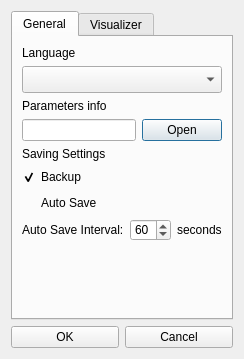
<?xml version="1.0" encoding="UTF-8"?>
<ui version="4.0">
 <class>SettingsDialog</class>
 <widget class="QDialog" name="SettingsDialog">
  <property name="geometry">
   <rect>
    <x>0</x>
    <y>0</y>
    <width>293</width>
    <height>350</height>
   </rect>
  </property>
  <property name="sizePolicy">
   <sizepolicy hsizetype="Fixed" vsizetype="Fixed">
    <horstretch>0</horstretch>
    <verstretch>0</verstretch>
   </sizepolicy>
  </property>
  <property name="minimumSize">
   <size>
    <width>270</width>
    <height>350</height>
   </size>
  </property>
  <property name="maximumSize">
   <size>
    <width>293</width>
    <height>350</height>
   </size>
  </property>
  <property name="windowTitle">
   <string>Settings</string>
  </property>
  <property name="windowIcon">
   <iconset resource="resources.qrc">
    <normaloff>:/pics/pics/settings.png</normaloff>:/pics/pics/settings.png</iconset>
  </property>
  <property name="styleSheet">
   <string notr="true">QWidget, QMenuBar::item, QHeaderView::section {
	background-color: qlineargradient(x1: 0, y1: 0, x2: 0, y2: 1,
                                      stop: 0 #a0a0a0, stop: 1 #f0f0f0);
}

QLabel, QSlider, QCheckBox {
	background-color: transparent;
}</string>
  </property>
  <property name="locale">
   <locale language="English" country="UnitedStates"/>
  </property>
  <layout class="QHBoxLayout" name="horizontalLayout_2">
   <property name="sizeConstraint">
    <enum>QLayout::SetFixedSize</enum>
   </property>
   <item>
    <layout class="QVBoxLayout" name="verticalLayout">
     <property name="sizeConstraint">
      <enum>QLayout::SetDefaultConstraint</enum>
     </property>
     <item>
      <widget class="QTabWidget" name="tabWidget">
       <property name="currentIndex">
        <number>0</number>
       </property>
       <property name="elideMode">
        <enum>Qt::ElideNone</enum>
       </property>
       <property name="usesScrollButtons">
        <bool>false</bool>
       </property>
       <widget class="QWidget" name="tab_3">
        <attribute name="title">
         <string>General</string>
        </attribute>
        <layout class="QVBoxLayout" name="verticalLayout_2">
         <item>
          <widget class="QLabel" name="label_3">
           <property name="text">
            <string>Language</string>
           </property>
          </widget>
         </item>
         <item>
          <widget class="QComboBox" name="languages">
           <property name="font">
            <font>
             <pointsize>12</pointsize>
            </font>
           </property>
          </widget>
         </item>
         <item>
          <widget class="QLabel" name="label_5">
           <property name="text">
            <string>Parameters info</string>
           </property>
          </widget>
         </item>
         <item>
          <layout class="QHBoxLayout" name="horizontalLayout_4">
           <item>
            <widget class="QLineEdit" name="params"/>
           </item>
           <item>
            <widget class="QPushButton" name="open">
             <property name="text">
              <string>Open</string>
             </property>
            </widget>
           </item>
          </layout>
         </item>
         <item>
          <widget class="QLabel" name="label_4">
           <property name="text">
            <string>Saving Settings</string>
           </property>
          </widget>
         </item>
         <item>
          <widget class="QCheckBox" name="backup">
           <property name="text">
            <string>Backup</string>
           </property>
           <property name="checked">
            <bool>true</bool>
           </property>
          </widget>
         </item>
         <item>
          <widget class="QCheckBox" name="autosave">
           <property name="text">
            <string>Auto Save</string>
           </property>
          </widget>
         </item>
         <item>
          <layout class="QHBoxLayout" name="horizontalLayout_3">
           <item>
            <widget class="QLabel" name="label_7">
             <property name="text">
              <string>Auto Save Interval:</string>
             </property>
            </widget>
           </item>
           <item>
            <widget class="QSpinBox" name="interval">
             <property name="value">
              <number>60</number>
             </property>
            </widget>
           </item>
           <item>
            <widget class="QLabel" name="label_8">
             <property name="text">
              <string>seconds</string>
             </property>
            </widget>
           </item>
          </layout>
         </item>
         <item>
          <spacer name="verticalSpacer">
           <property name="orientation">
            <enum>Qt::Vertical</enum>
           </property>
           <property name="sizeHint" stdset="0">
            <size>
             <width>20</width>
             <height>40</height>
            </size>
           </property>
          </spacer>
         </item>
        </layout>
       </widget>
       <widget class="QWidget" name="tab">
        <attribute name="icon">
         <iconset resource="resources.qrc">
          <normaloff>:/pics/pics/line_chart.png</normaloff>:/pics/pics/line_chart.png</iconset>
        </attribute>
        <attribute name="title">
         <string>Visualizer</string>
        </attribute>
        <layout class="QVBoxLayout" name="verticalLayout_8">
         <item>
          <widget class="QGroupBox" name="groupBox">
           <property name="sizePolicy">
            <sizepolicy hsizetype="Expanding" vsizetype="Expanding">
             <horstretch>0</horstretch>
             <verstretch>0</verstretch>
            </sizepolicy>
           </property>
           <property name="minimumSize">
            <size>
             <width>0</width>
             <height>0</height>
            </size>
           </property>
           <property name="maximumSize">
            <size>
             <width>16777215</width>
             <height>16777215</height>
            </size>
           </property>
           <property name="title">
            <string>Settings</string>
           </property>
           <layout class="QVBoxLayout" name="verticalLayout_10">
            <item>
             <layout class="QHBoxLayout" name="horizontalLayout_7">
              <item>
               <layout class="QVBoxLayout" name="verticalLayout_6">
                <item>
                 <widget class="QLabel" name="label">
                  <property name="sizePolicy">
                   <sizepolicy hsizetype="Expanding" vsizetype="Preferred">
                    <horstretch>0</horstretch>
                    <verstretch>0</verstretch>
                   </sizepolicy>
                  </property>
                  <property name="maximumSize">
                   <size>
                    <width>16777215</width>
                    <height>25</height>
                   </size>
                  </property>
                  <property name="text">
                   <string>Selection Color</string>
                  </property>
                 </widget>
                </item>
                <item>
                 <widget class="QLabel" name="label_2">
                  <property name="sizePolicy">
                   <sizepolicy hsizetype="Expanding" vsizetype="Preferred">
                    <horstretch>0</horstretch>
                    <verstretch>0</verstretch>
                   </sizepolicy>
                  </property>
                  <property name="maximumSize">
                   <size>
                    <width>16777215</width>
                    <height>25</height>
                   </size>
                  </property>
                  <property name="text">
                   <string>Highlight Color</string>
                  </property>
                 </widget>
                </item>
               </layout>
              </item>
              <item>
               <layout class="QVBoxLayout" name="verticalLayout_4">
                <item>
                 <widget class="QPushButton" name="selection">
                  <property name="text">
                   <string/>
                  </property>
                 </widget>
                </item>
                <item>
                 <widget class="QPushButton" name="highlight">
                  <property name="text">
                   <string/>
                  </property>
                 </widget>
                </item>
               </layout>
              </item>
             </layout>
            </item>
            <item>
             <widget class="QCheckBox" name="names">
              <property name="text">
               <string>Show Node Names</string>
              </property>
              <property name="checked">
               <bool>true</bool>
              </property>
             </widget>
            </item>
            <item>
             <widget class="QCheckBox" name="computer">
              <property name="text">
               <string>Show Computer Load</string>
              </property>
              <property name="checked">
               <bool>true</bool>
              </property>
             </widget>
            </item>
            <item>
             <widget class="QCheckBox" name="storage">
              <property name="text">
               <string>Show Data Store Load</string>
              </property>
              <property name="checked">
               <bool>true</bool>
              </property>
             </widget>
            </item>
            <item>
             <widget class="QCheckBox" name="router">
              <property name="text">
               <string>Show Switch Load</string>
              </property>
              <property name="checked">
               <bool>true</bool>
              </property>
             </widget>
            </item>
            <item>
             <widget class="QCheckBox" name="channel">
              <property name="text">
               <string>Show Channel Load</string>
              </property>
              <property name="checked">
               <bool>true</bool>
              </property>
             </widget>
            </item>
           </layout>
          </widget>
         </item>
         <item>
          <spacer name="verticalSpacer_3">
           <property name="orientation">
            <enum>Qt::Vertical</enum>
           </property>
           <property name="sizeHint" stdset="0">
            <size>
             <width>20</width>
             <height>40</height>
            </size>
           </property>
          </spacer>
         </item>
        </layout>
       </widget>
      </widget>
     </item>
     <item>
      <layout class="QHBoxLayout" name="horizontalLayout">
       <property name="sizeConstraint">
        <enum>QLayout::SetDefaultConstraint</enum>
       </property>
       <item>
        <widget class="QPushButton" name="pushButton">
         <property name="text">
          <string>OK</string>
         </property>
        </widget>
       </item>
       <item>
        <widget class="QPushButton" name="pushButton_2">
         <property name="text">
          <string>Cancel</string>
         </property>
        </widget>
       </item>
      </layout>
     </item>
    </layout>
   </item>
  </layout>
 </widget>
 <resources>
  <include location="resources.qrc"/>
 </resources>
 <connections>
  <connection>
   <sender>pushButton</sender>
   <signal>clicked()</signal>
   <receiver>SettingsDialog</receiver>
   <slot>OK()</slot>
   <hints>
    <hint type="sourcelabel">
     <x>50</x>
     <y>196</y>
    </hint>
    <hint type="destinationlabel">
     <x>95</x>
     <y>112</y>
    </hint>
   </hints>
  </connection>
  <connection>
   <sender>selection</sender>
   <signal>clicked()</signal>
   <receiver>SettingsDialog</receiver>
   <slot>SelectionColor()</slot>
   <hints>
    <hint type="sourcelabel">
     <x>142</x>
     <y>48</y>
    </hint>
    <hint type="destinationlabel">
     <x>90</x>
     <y>104</y>
    </hint>
   </hints>
  </connection>
  <connection>
   <sender>pushButton_2</sender>
   <signal>clicked()</signal>
   <receiver>SettingsDialog</receiver>
   <slot>Cancel()</slot>
   <hints>
    <hint type="sourcelabel">
     <x>133</x>
     <y>196</y>
    </hint>
    <hint type="destinationlabel">
     <x>95</x>
     <y>112</y>
    </hint>
   </hints>
  </connection>
  <connection>
   <sender>highlight</sender>
   <signal>clicked()</signal>
   <receiver>SettingsDialog</receiver>
   <slot>HighlightColor()</slot>
   <hints>
    <hint type="sourcelabel">
     <x>142</x>
     <y>79</y>
    </hint>
    <hint type="destinationlabel">
     <x>90</x>
     <y>104</y>
    </hint>
   </hints>
  </connection>
  <connection>
   <sender>open</sender>
   <signal>clicked()</signal>
   <receiver>SettingsDialog</receiver>
   <slot>OpenParams()</slot>
   <hints>
    <hint type="sourcelabel">
     <x>231</x>
     <y>123</y>
    </hint>
    <hint type="destinationlabel">
     <x>146</x>
     <y>174</y>
    </hint>
   </hints>
  </connection>
 </connections>
 <slots>
  <slot>AxisColor()</slot>
  <slot>GraphColor()</slot>
  <slot>SelectionColor()</slot>
  <slot>HighlightColor()</slot>
  <slot>OK()</slot>
  <slot>Cancel()</slot>
  <slot>OpenParams()</slot>
 </slots>
</ui>
